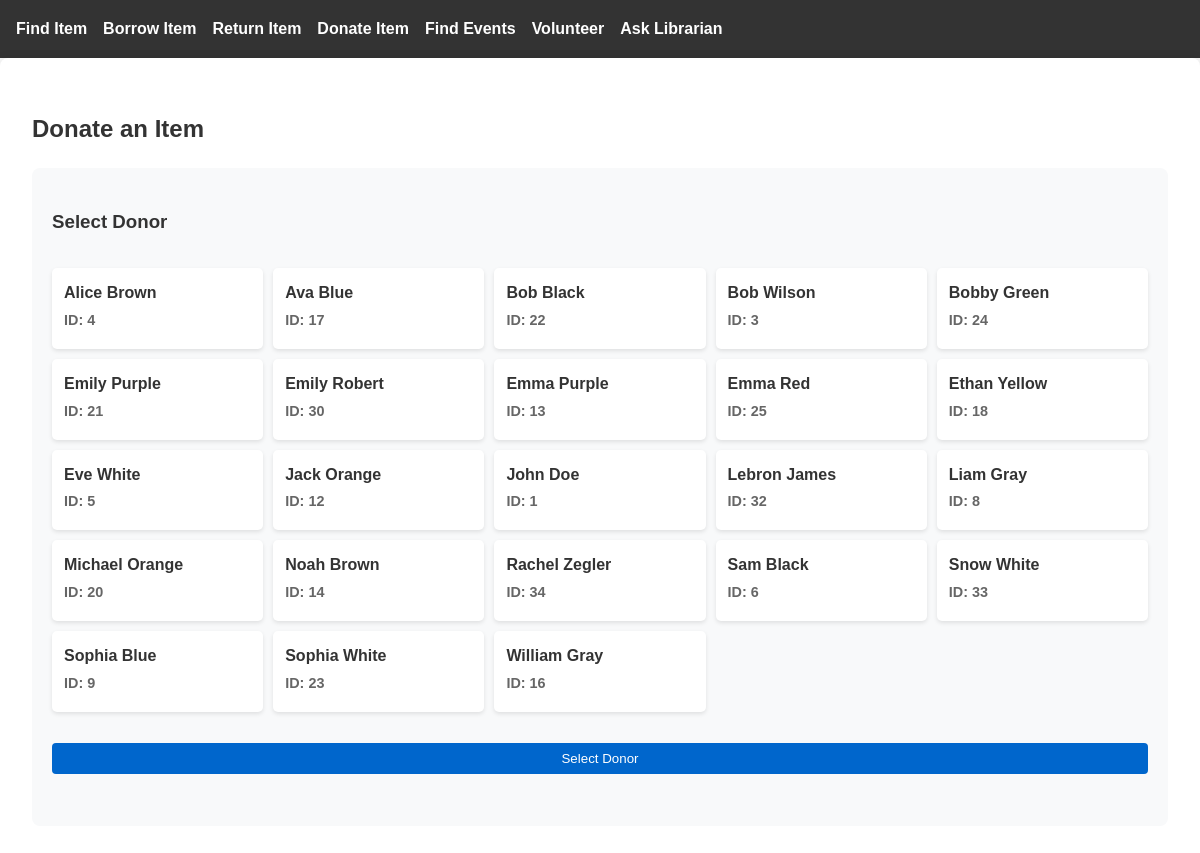
/donate-item, run on an earlier commit of the app's database.
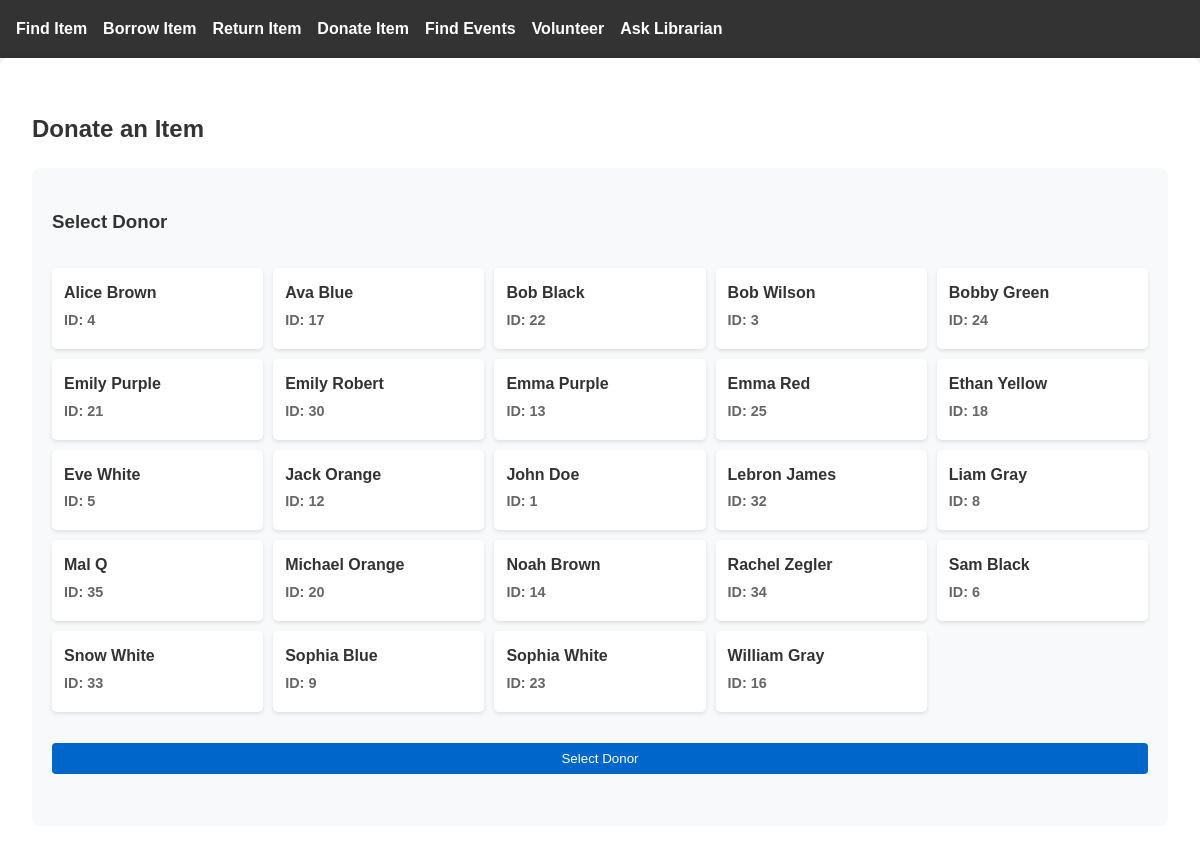
And on a later commit of the database.
### tables this page shows
CREATE TABLE Person (
            PersonID INTEGER PRIMARY KEY AUTOINCREMENT, 
            Name TEXT NOT NULL, 
            Address TEXT, 
            PhoneNumber TEXT, 
            Email TEXT UNIQUE, 
            Role TEXT NOT NULL 
            CHECK (Role IN ('Member', 'Librarian', 'Volunteer'))
        );

### app.py (the view, shortened to what this page needs)
@app.route('/donate-item', methods=['GET', 'POST'])
def donate_item():
    conn = get_db_connection()
    donors = conn.execute("""
        SELECT PersonID, Name FROM Person
            WHERE Role IN ('Member', 'Volunteer', 'Donor')
            ORDER BY Name
        """).fetchall()
    conn.close()
    return render_template('donate_item.html', donors=donors)

### app.py (called while the page is built)
def get_db_connection():
    print("Connecting to database...")
    conn = sqlite3.connect('354_mini_project.db')
    conn.row_factory = sqlite3.Row
    return conn

### templates/donate_item.html (shortened to what this page needs)
{% extends "base.html" %}
{% block content %}
<h2>Donate an Item</h2>
{% if not selected_donor %}
<div class="donor-section">
    <h3>Select Donor</h3>
    <form method="POST" id="donorForm">
        <div class="donor-grid">
            {% for donor in donors %}
            <div class="donor-card {% if selected_donor == donor['PersonID'] %}selected{% endif %}">
                <label for="donor_{{ donor['PersonID'] }}">
                    <span class="donor-name">{{ donor['Name'] }}</span>
                    <span class="donor-id">ID: {{ donor['PersonID'] }}</span>
                </label>
            </div>
            {% endfor %}
        </div>
        <button type="submit" class="btn-select">Select Donor</button>
    </form>
</div>
{% endif %}
{% endblock %}

What changed in the data, as far as the page shows it:
added Person: Name "Mal Q", PersonID "35"
